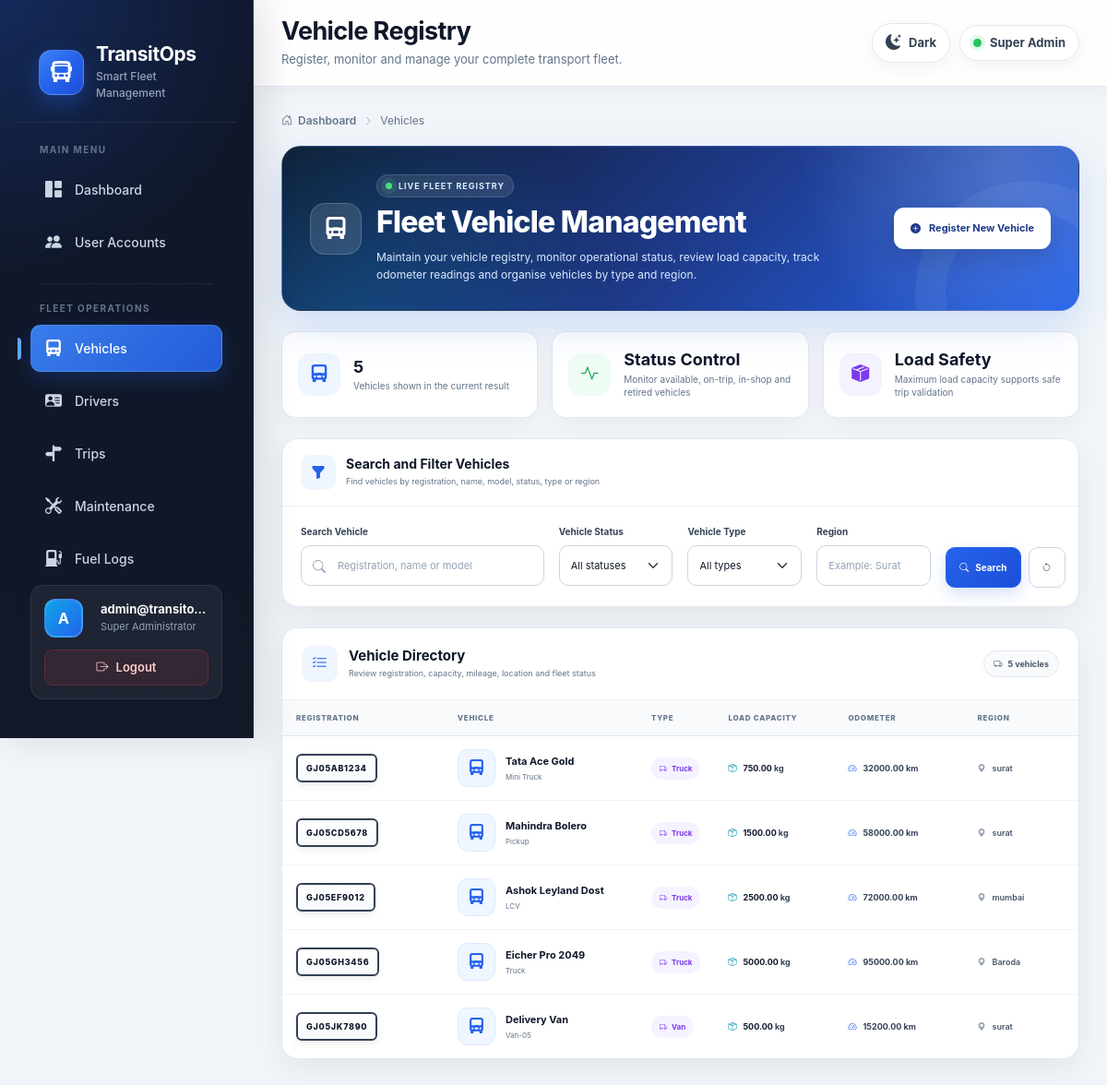
The app's page /fleet/vehicles/ (signed in), older data.
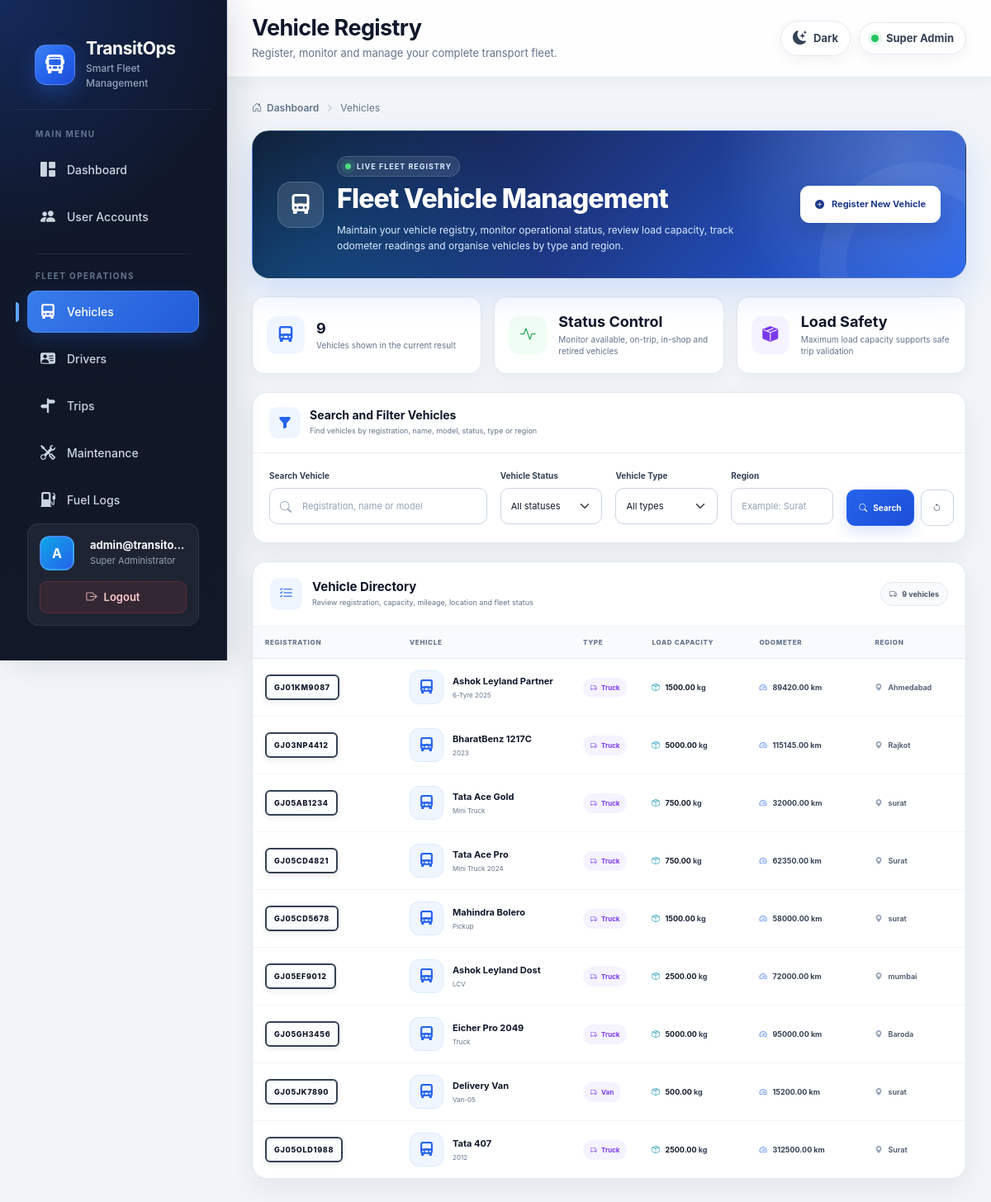
The same page, newer data.
### fleet/models.py (models this page shows, shortened)
class Vehicle(models.Model):
    class VehicleType(models.TextChoices):
        TRUCK = "TRUCK", "Truck"
        VAN = "VAN", "Van"
        BUS = "BUS", "Bus"
        CAR = "CAR", "Car"
        BIKE = "BIKE", "Bike"
        OTHER = "OTHER", "Other"
    class Status(models.TextChoices):
        AVAILABLE = "AVAILABLE", "Available"
        ON_TRIP = "ON_TRIP", "On Trip"
        IN_SHOP = "IN_SHOP", "In Shop"
        RETIRED = "RETIRED", "Retired"
    registration_number = models.CharField(
        max_length=30,
        unique=True,
    )
    vehicle_name = models.CharField(
        max_length=100,
    )
    model = models.CharField(
        max_length=100,
        blank=True,
    )
    vehicle_type = models.CharField(
        max_length=20,
        choices=VehicleType.choices,
        default=VehicleType.TRUCK,
    )
    maximum_load_capacity = models.DecimalField(
        max_digits=12,
        decimal_places=2,
        help_text="Maximum cargo capacity in kilograms.",
        validators=[ MinValueValidator(Decimal("0.01")),],
    )
    odometer = models.DecimalField(
        max_digits=12,
        decimal_places=2,
        default=0,
        validators=[MinValueValidator(0)],
    )
    acquisition_cost = models.DecimalField(
        max_digits=14,
        decimal_places=2,
        default=0,
        validators=[MinValueValidator(0)],
    )
    region = models.CharField(
        max_length=100,
        blank=True,
    )
    status = models.CharField(
        max_length=20,
        choices=Status.choices,
        default=Status.AVAILABLE,
    )
    created_at = models.DateTimeField(
        auto_now_add=True,
    )
    updated_at = models.DateTimeField(
        auto_now=True,
    )
    class Meta:
        ordering = ["registration_number"]
        indexes = [
            models.Index(fields=["status"]),
            models.Index(fields=["vehicle_type"]),
            models.Index(fields=["region"]),
        ]

### fleet/views.py (the view)
@role_required(*VEHICLE_VIEW_ROLES)
def vehicle_list(request):
    vehicles = Vehicle.objects.all()
    search = request.GET.get("search", "").strip()
    status = request.GET.get("status", "").strip()
    vehicle_type = request.GET.get("vehicle_type", "").strip()
    region = request.GET.get("region", "").strip()
    if search:
        vehicles = vehicles.filter(
            Q(registration_number__icontains=search)
            | Q(vehicle_name__icontains=search)
            | Q(model__icontains=search)
        )
    if status:
        vehicles = vehicles.filter(status=status)
    if vehicle_type:
        vehicles = vehicles.filter(vehicle_type=vehicle_type)
    if region:
        vehicles = vehicles.filter(region__icontains=region)
    context = {
        "vehicles": vehicles,
        "vehicle_statuses": Vehicle.Status.choices,
        "vehicle_types": Vehicle.VehicleType.choices,
        "can_manage": (
            request.user.is_superuser
            or request.user.role in VEHICLE_MANAGE_ROLES
        ),
    }
    return render(
        request,
        "fleet/vehicle_list.html",
        context,
    )

### templates/fleet/vehicle_list.html (shortened to what the changed rows need)
{% extends "base.html" %}
{% block page_title %}
Vehicle Registry
{% endblock %}
{% block content %}
<div class="vehicle-registry-page">
    <div class="vehicle-registry-wrapper">
        <section class="vehicle-registry-hero">
            <div class="vehicle-registry-hero-content">
                <div>
                    <h2>Fleet Vehicle Management</h2>
                </div>
            </div>
        </section>
        <section class="vehicle-summary-grid">
            <article class="vehicle-summary-card">
                <div class="vehicle-summary-content">
                    <strong>
                        {{ vehicles|length }}
                    </strong>
                    <span>
                        Vehicle{{ vehicles|length|pluralize }}
                        shown in the current result
                    </span>
                </div>
            </article>
        </section>
        <section class="vehicle-table-panel">
            <header class="vehicle-table-header">
                <div class="vehicle-table-title">
                    <div class="vehicle-table-title-icon">
                    </div>
                    <div>
                    </div>
                </div>
                <span class="vehicle-count-badge">
                    <i class="bi bi-truck"></i>
                    {{ vehicles|length }}
                    vehicle{{ vehicles|length|pluralize }}
                </span>
            </header>
            <div class="table-responsive desktop-vehicle-table">
                <table class="vehicle-registry-table">
                    <thead>
                        <tr>
                            <th>Registration</th>
                            <th>Vehicle</th>
                            <th>Type</th>
                            <th>Load Capacity</th>
                            <th>Odometer</th>
                            <th>Region</th>
                            <th>Status</th>
                        </tr>
                    </thead>
                    <tbody>
                        {% for vehicle in vehicles %}
                            <tr>
                                <td>
                                    <div class="vehicle-registration">
                                        <span class="registration-plate">
                                            {{ vehicle.registration_number }}
                                        </span>
                                    </div>
                                </td>
                                <td>
                                    <div class="vehicle-profile">
                                        <div class="vehicle-profile-icon">
                                            <i class="bi bi-truck-front-fill"></i>
                                        </div>
                                        <div class="vehicle-profile-details">
                                            <span class="vehicle-name">
                                                {{ vehicle.vehicle_name }}
                                            </span>
                                            <span class="vehicle-model">
                                                {% if vehicle.model %}
                                                    {{ vehicle.model }}
                                                {% else %}
                                                    Model not specified
                                                {% endif %}
                                            </span>
                                        </div>
                                    </div>
                                </td>
                                <td>
                                    <span class="vehicle-type-badge">
                                        <i class="bi bi-truck"></i>
                                        {{ vehicle.get_vehicle_type_display }}
                                    </span>
                                </td>
                                <td>
                                    <span class="vehicle-capacity">
                                        <i class="bi bi-box-seam"></i>
                                        <span>
                                            <span class="capacity-value">
                                                {{ vehicle.maximum_load_capacity }}
                                            </span>
                                            kg
                                        </span>
                                    </span>
                                </td>
                                <td>
                                    <span class="vehicle-odometer">
                                        <i class="bi bi-speedometer2"></i>
                                        <span>
                                            {{ vehicle.odometer }} km
                                        </span>
                                    </span>
                                </td>
                                <td>
                                    <span class="vehicle-region">
                                        <i class="bi bi-geo-alt-fill"></i>
                                        <span>
                                            {{ vehicle.region|default:"Not assigned" }}
                                        </span>
                                    </span>
                                </td>
                                <td>
                                </td>
                            </tr>
                        {% endfor %}
                    </tbody>
                </table>
            </div>
        </section>
    </div>
</div>
{% endblock %}

Row changes from the older to the newer data that the page shows:
added Vehicle: registration_number "GJ01KM9087", vehicle_name "Ashok Leyland Partner", model "6-Tyre 2025", vehicle_type "Truck", maximum_load_capacity "1500.00", odometer "89420.00", region "Ahmedabad"
added Vehicle: registration_number "GJ03NP4412", vehicle_name "BharatBenz 1217C", model "2023", vehicle_type "Truck", maximum_load_capacity "5000.00", odometer "115145.00", region "Rajkot"
added Vehicle: registration_number "GJ05CD4821", vehicle_name "Tata Ace Pro", model "Mini Truck 2024", vehicle_type "Truck", maximum_load_capacity "750.00", odometer "62350.00", region "Surat"
added Vehicle: registration_number "GJ05OLD1988", vehicle_name "Tata 407", model "2012", vehicle_type "Truck", maximum_load_capacity "2500.00", odometer "312500.00", region "Surat"
Text that changed along with them:
{{ vehicles|length }}: "5" → "9"
